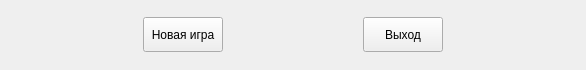
<?xml version="1.0" encoding="UTF-8"?>
<ui version="4.0">
 <class>MenuForm</class>
 <widget class="QWidget" name="MenuForm">
  <property name="geometry">
   <rect>
    <x>0</x>
    <y>0</y>
    <width>586</width>
    <height>70</height>
   </rect>
  </property>
  <property name="maximumSize">
   <size>
    <width>16777215</width>
    <height>75</height>
   </size>
  </property>
  <property name="windowTitle">
   <string>Form</string>
  </property>
  <layout class="QHBoxLayout" name="horizontalLayout">
   <property name="leftMargin">
    <number>0</number>
   </property>
   <property name="topMargin">
    <number>0</number>
   </property>
   <property name="rightMargin">
    <number>0</number>
   </property>
   <property name="bottomMargin">
    <number>0</number>
   </property>
   <item>
    <widget class="QWidget" name="widget" native="true">
     <layout class="QHBoxLayout" name="horizontalLayout_2">
      <item>
       <spacer name="horizontalSpacer">
        <property name="orientation">
         <enum>Qt::Horizontal</enum>
        </property>
        <property name="sizeHint" stdset="0">
         <size>
          <width>40</width>
          <height>20</height>
         </size>
        </property>
       </spacer>
      </item>
      <item>
       <widget class="QPushButton" name="pbNewGame">
        <property name="minimumSize">
         <size>
          <width>0</width>
          <height>35</height>
         </size>
        </property>
        <property name="maximumSize">
         <size>
          <width>16777215</width>
          <height>35</height>
         </size>
        </property>
        <property name="text">
         <string>Новая игра</string>
        </property>
       </widget>
      </item>
      <item>
       <spacer name="horizontalSpacer_3">
        <property name="orientation">
         <enum>Qt::Horizontal</enum>
        </property>
        <property name="sizeHint" stdset="0">
         <size>
          <width>40</width>
          <height>20</height>
         </size>
        </property>
       </spacer>
      </item>
      <item>
       <widget class="QPushButton" name="pbQuit">
        <property name="minimumSize">
         <size>
          <width>0</width>
          <height>35</height>
         </size>
        </property>
        <property name="maximumSize">
         <size>
          <width>16777215</width>
          <height>35</height>
         </size>
        </property>
        <property name="text">
         <string>Выход</string>
        </property>
       </widget>
      </item>
      <item>
       <spacer name="horizontalSpacer_2">
        <property name="orientation">
         <enum>Qt::Horizontal</enum>
        </property>
        <property name="sizeHint" stdset="0">
         <size>
          <width>40</width>
          <height>20</height>
         </size>
        </property>
       </spacer>
      </item>
     </layout>
    </widget>
   </item>
  </layout>
 </widget>
 <resources/>
 <connections/>
</ui>
